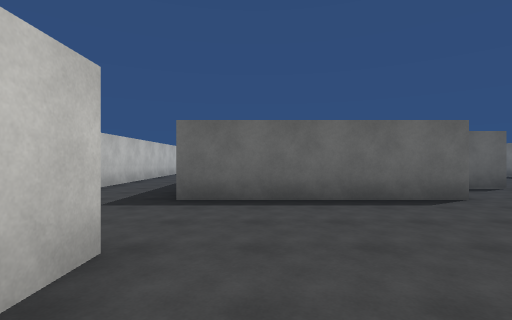
[1] (above)

19 first-person views from a walk through a Unity game level. The camera is 1.5 m above the floor, looks level and sees 85° across. The floor is counted in squares, 2 m on a side. Each view is taken from the middle of a square. On the plan, view 1 faces up. The plan holds only what a view shows up to about 10 squares ahead; the rest is blank. The place goes on beyond the plan. Surface patterns are stand-ins for the level's own textures.

[2]
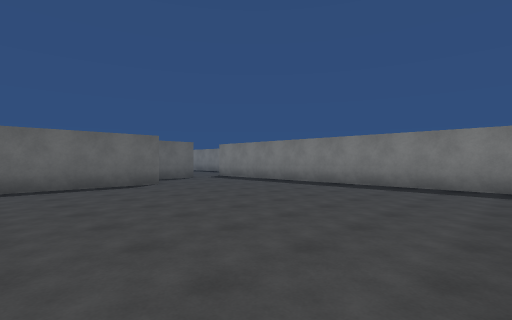

[3]
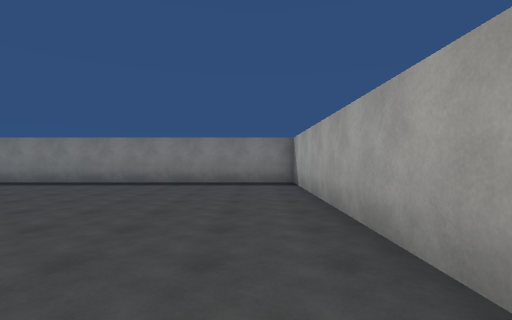

[4]
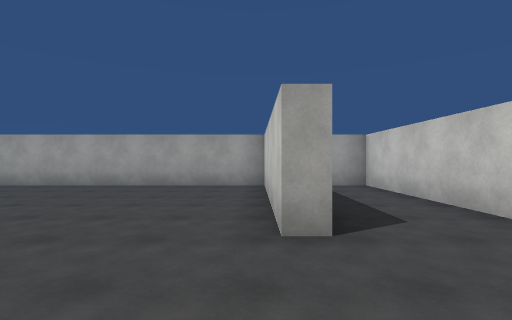

[5]
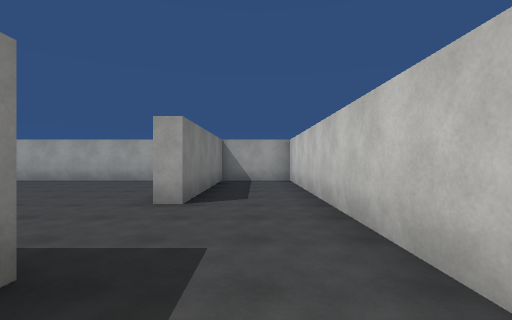

[6]
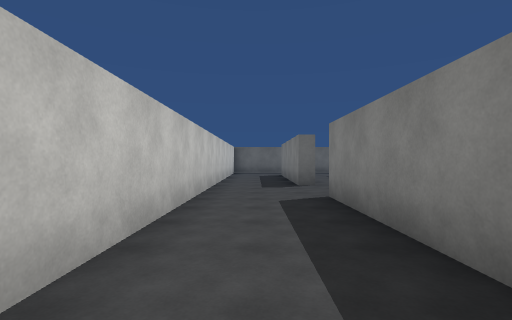

[7]
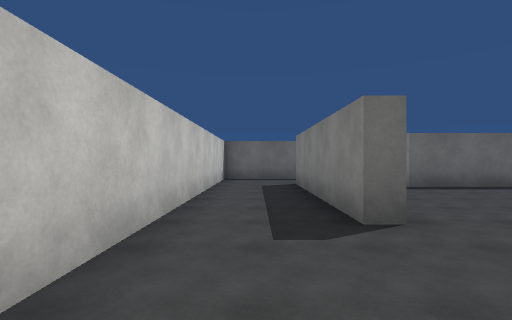

[8]
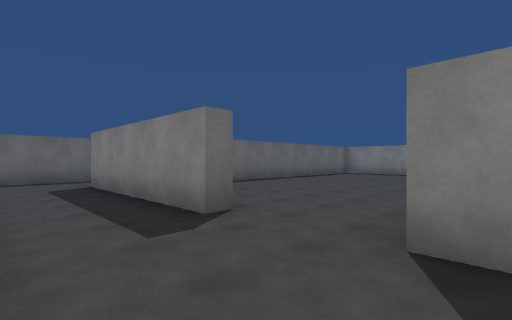

[9]
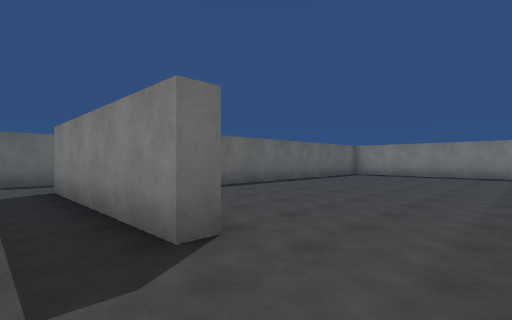

[10]
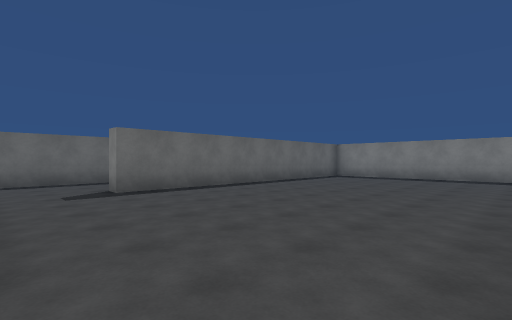

[11]
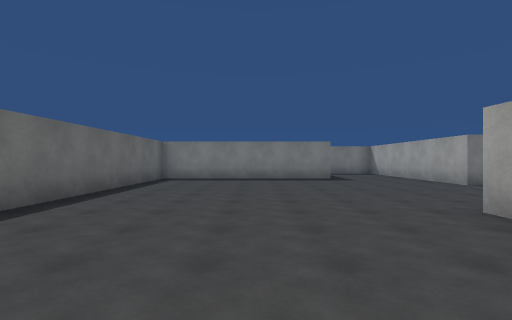

[12]
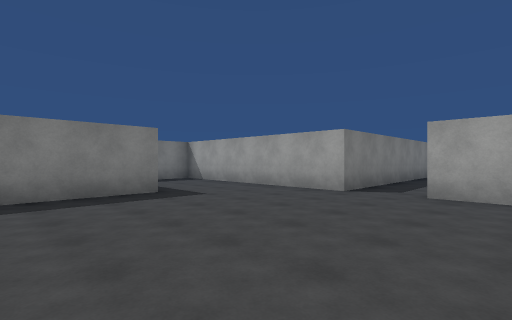

[13]
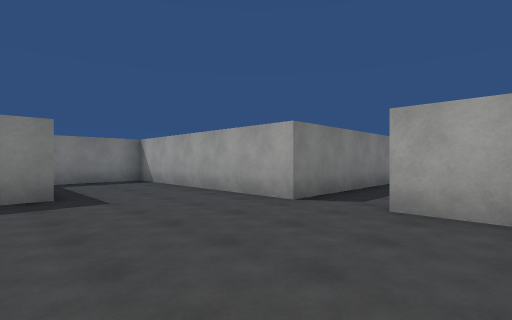

[14]
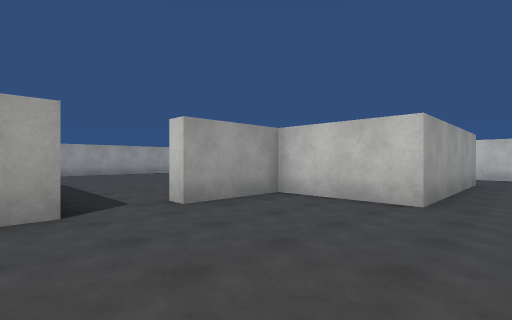

[15]
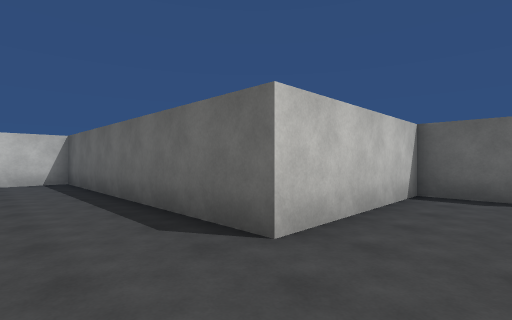

[16]
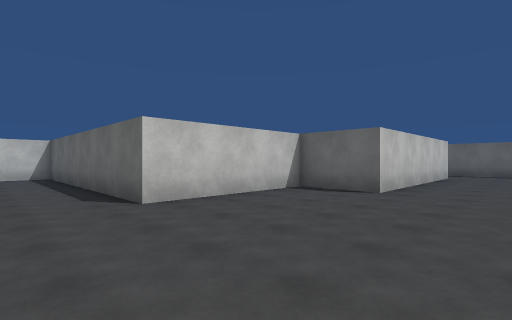

[17]
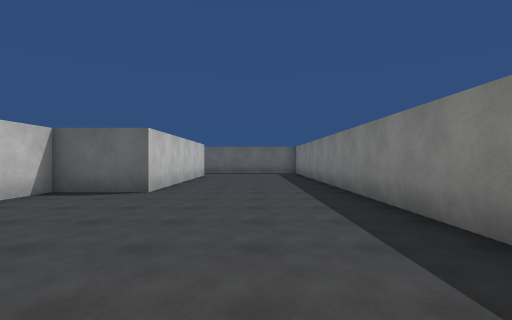

[18]
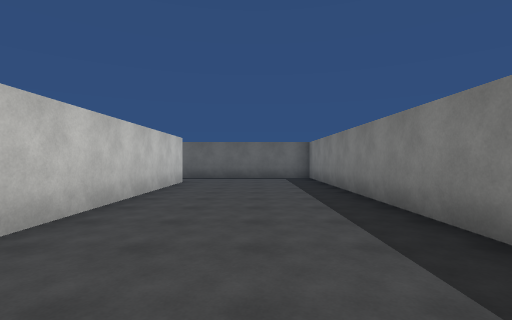

[19]
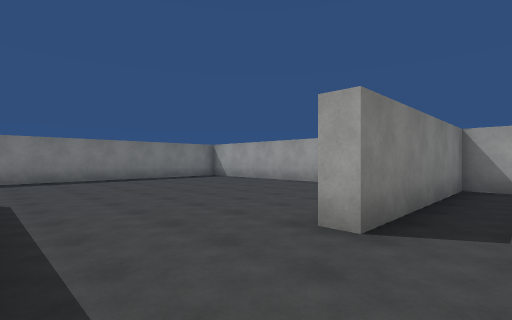

### Floor plan
Points are (right, up) in squares from view 1. A wall is a line through its corners. A room is listed if a view was taken in it or the views show most of it. See-through windows are left out.
Room 1 (views 1, 2, 3, 4, 5, 6, 7, 8, 9, 10, 19)
walls: (4, 5.2) (-1.5, 5.2) (-1.5, 10.8) (-0.5, 10.8); (-1.4, -3.3) (8.2, -3.3) (8.2, 7.7); (6.5, 7.7) (6.5, 7.2) (5.5, 7.2); (-1.7, 13.2) (-1.7, 18.8); (-1.5, 21) (-4.2, 21) (-4.2, -3.3) (-1.7, -3.3) (-1.7, 2.2) (-1.2, 2.2) (-1.2, -2.6)
ways out: opening at (-2, 19.5) to room 2; opening at (-1.3, 12) to room 2; opening at (7, 7) to room 2
Room 2 (views 11, 12, 13, 14)
walls: (-1.1, 13.2) (-1.7, 13.2); (10, 17.7) (1.3, 17.7) (1.3, 18.2); (-0.5, 10.8) (4, 10.8) (4, 7.7) (6.5, 7.7); (11.3, 11) (11.3, 13.8); (4.3, 21) (-1.5, 21); (8.2, 7.7) (14.9, 7.7); (15.2, 8) (15.2, 10.4)
ways out: opening at (-2, 19.5) to room 1; opening at (-1.3, 12) to room 1; opening at (7, 7) to room 1; opening at (4.5, 19.5) to room 3
Room 3 (views 15, 16, 17, 18)
walls: (11.3, 21.4) (11.3, 33); (6.5, 32.5) (6.5, 25.5) (4.3, 25.5) (4.3, 21)
ways out: opening at (4.5, 19.5) to room 2

Positions as (right, up) in squares from view 1, and headings:
1: (0, 0), facing up
2: (0, -3), facing up-right
3: (-1, -2), facing right
4: (-1, 5), facing down
5: (-3, 7), facing down
6: (-3, 5), facing up
7: (-3, 10), facing up
8: (-4, 10), facing up-right
9: (-3, 11), facing up-right
10: (-1, 11), facing up-right
11: (0, 14), facing right
12: (5, 14), facing down-right
13: (5, 12), facing down-right
14: (9, 12), facing down-left
15: (6, 19), facing up-left
16: (9, 19), facing up-left
17: (9, 19), facing up
18: (9, 23), facing up
19: (-3, 5), facing down-right
